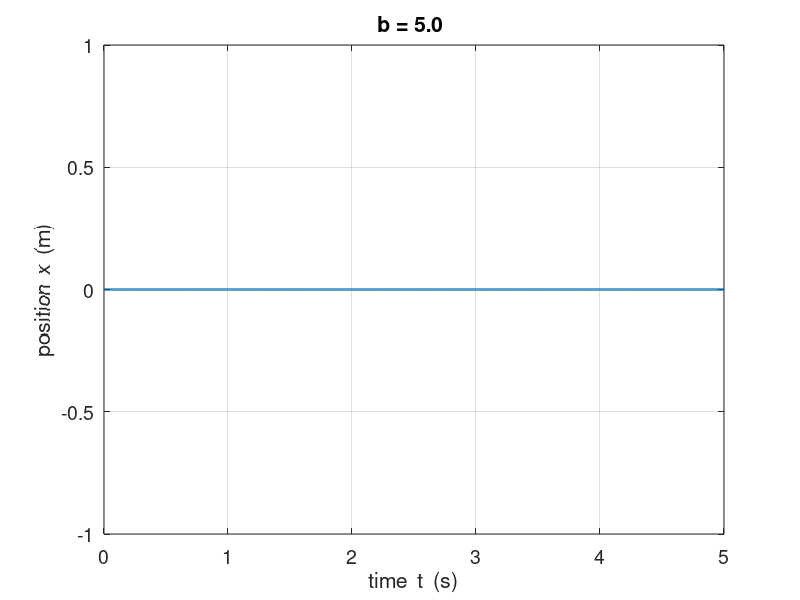
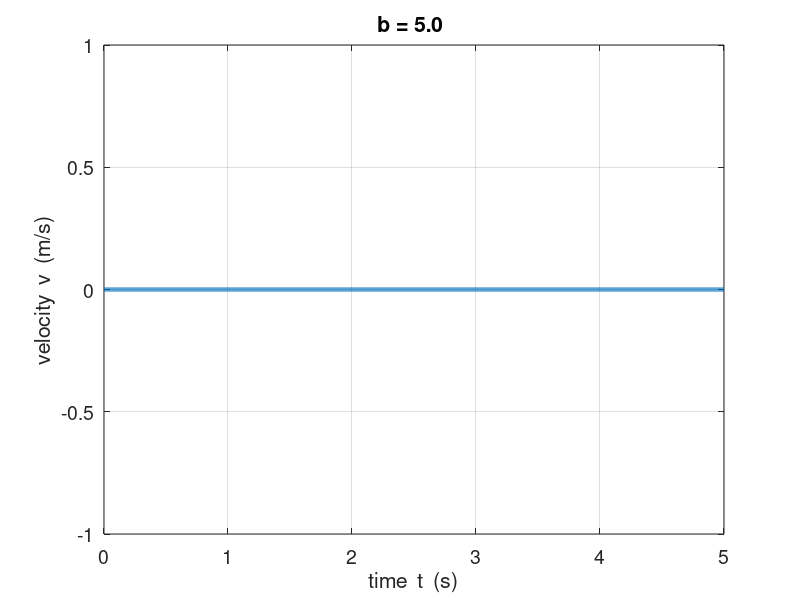
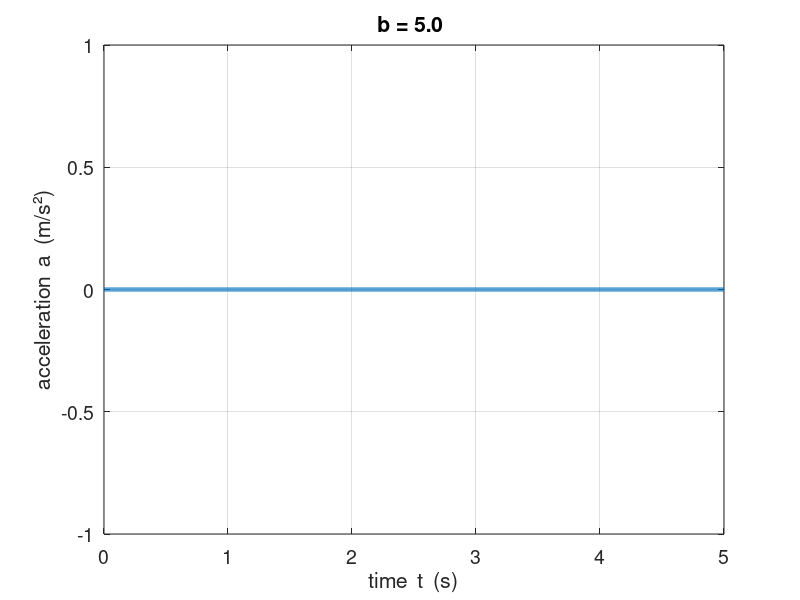

The MATLAB script that drew these images, in order:
%The script uses the finite difference method to solve the equation of motion for a mass / spring System. 
% The displacement, velocity, acceleration

close all
clear 
clc

% mass  [0.506606]
   m = 5; 
% spring constant   [20]
   k = 100; 
% amplitude
   A = 8.0; 

disp('   ')
   f0 = sqrt(k/m)/(2*pi);       % resonance (natural) frequency
   fprintf('Resonance frequency  f0 = %3.5f Hz  \n',f0)
disp('   ')
% damping constant   [ 0 to 20 ?]
   b = input('\n   Damping constant [0 to 20]  b =  '); 
%  flagF
    flagF = input('\n   Driving force: 1 (Sinusoidal) or 2 (Impulsive) or 3 (free oscillation)  flagF =  ');
% driving frequency
   if flagF == 1
      fD = input('\n   Driving frequency [0.1 to 4]  fD = ');
   end
% max simulation time interval  [10]   
   tMax = input('\n   max simulation time interval [10]  tMax = ');                   
   
   
   T0 = 1/f0;                   % natural period of oscillation
   w0 = 2*pi*f0;                % natural angular frequency
   nmax = 8001;                 % max number of time steps
   tMin = 0;                    % tmin
  
   dt = (tMax-tMin)/(nmax-1);   % time step
   t = tMin : dt : tMax;        % simulation time
      
   x = zeros(nmax,1);    % displacement
   v = zeros(nmax,1);    % velocity
   a = zeros(nmax,1);    % acceleration
   FD = zeros(nmax,1);   % force acting on mass


%  driving force

if flagF == 2
    FD(500:3000) = 10;     %   impulsive driving force
end
    
if flagF == 1
   wD = 2*pi*fD;
   FD = A*sin(wD*t);     %   sinusoidal driving force
   x(2) = x(1)*sin(2*pi*dt/T0);
end

if flagF == 3
    x(1) = 1; 
    x(2) = x(1)*cos(w0*dt);
end

% Coefficients
c0 = 1 + (b/m)*(dt/2);
c1 = (2-(k/m)*dt*dt)/c0;
c11 = (2-(k/m)*dt*dt);
c2 =((b/m)*(dt/2)-1)/c0;
c3 = (dt*dt/m)/c0;

%  Finite difference Calculations
%  Position
for c = 3 : nmax
   x(c) = c1*x(c-1) + c2*x(c-2) + c3*FD(c-1);
end

% Velocity
v(1) = (x(2)-x(1))/dt;
v(nmax) = (x(nmax)- x(nmax-1))/dt;
for n = 2 : nmax-1
   v(n) = (x(n+1)- x(n-1))/(2*dt);
end

% Acceleration
a(1) = (v(2)-v(1))/dt;
a(nmax) = (v(nmax)- v(nmax-1))/dt;
for n = 2 : nmax-1
   a(n) = (v(n+1)- v(n-1))/(2*dt);
end

%s = 'damping coeff. b = '& numStr(b);
s = sprintf('b = %.1f ',b);


figure(1)
   pos = [0.07 0.05 0.32 0.32];
   set(gcf,'Units','normalized');
   set(gcf,'Position',pos);
   set(gcf,'color','w'); 
plot(t,x,'LineWidth',2); 
title(s)
ylabel('position  x  (m)','FontSize',18)
xlabel('time  t  (s)','FontSize',18)
grid on
set(gca,'fontsize',14)

figure(2)
   pos = [0.37 0.05 0.32 0.32];
   set(gcf,'Units','normalized');
   set(gcf,'Position',pos);
   set(gcf,'color','w'); 
plot(t,v,'LineWidth',3);
title(s)
ylabel('velocity  v  (m/s)','FontSize',18)
xlabel('time  t  (s)','FontSize',18)
grid on
set(gca,'fontsize',14)

figure(3)
   pos = [0.67 0.05 0.32 0.32];
   set(gcf,'Units','normalized');
   set(gcf,'Position',pos);
   set(gcf,'color','w'); 
plot(t,a,'LineWidth',3);
title(s)
ylabel('acceleration  a  (m/s²)','FontSize',18)
xlabel('time  t  (s)','FontSize',18)
grid on
set(gca,'fontsize',14)